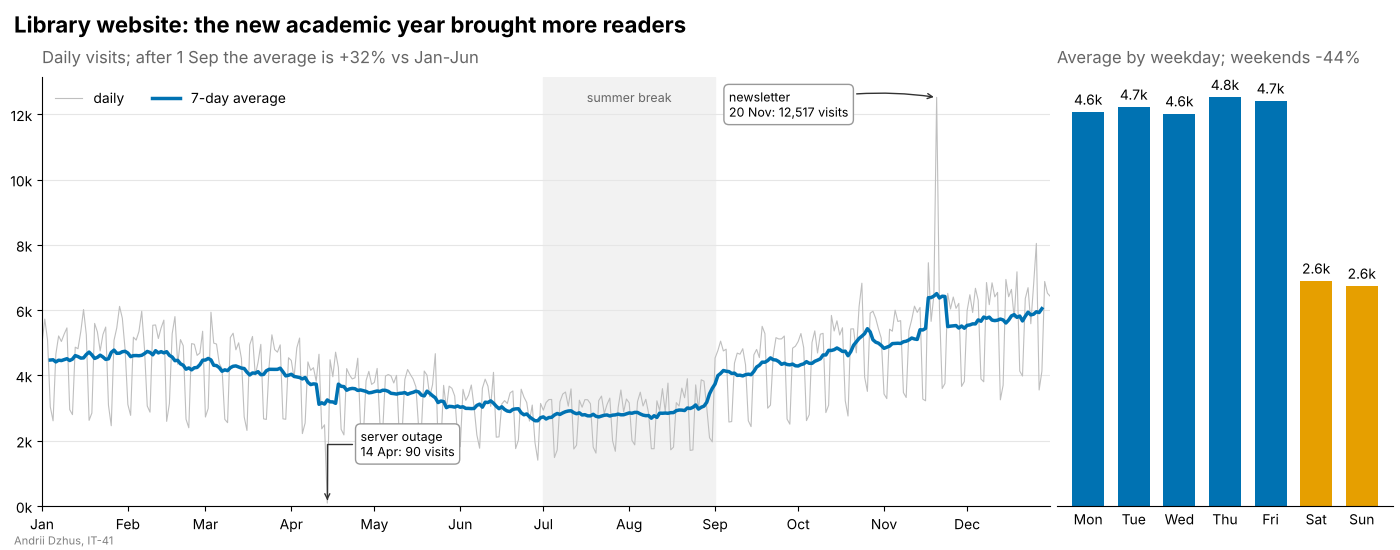

This figure's Python source:
import matplotlib.dates as mdates
import matplotlib.pyplot as plt
import numpy as np
import pandas as pd
from matplotlib.ticker import FuncFormatter

STUDENT_NAME = "Andrii Dzhus"   # ім'я та прізвище транслітерацією
STUDENT_GROUP = "IT-41"   # група

rng = np.random.default_rng(46)
# кількість відвідувачів сайту бібліотеки за день, 2025 рік
dates = pd.date_range("2025-01-01", "2025-12-31", freq="D")
day = np.arange(dates.size)
season = 1 + 0.25 * np.cos(2 * np.pi * (day - 20) / 365)      # влітку менше
weekday_factor = np.where(dates.dayofweek >= 5, 0.55, 1.0)
visits = pd.Series(
    4200 * season * weekday_factor * rng.lognormal(0, 0.08, size=dates.size),
    index=dates,
)
visits["2025-09-01":] *= 1.35                       # новий навчальний рік
visits["2025-04-14"] = 90                           # збій сервера
visits["2025-11-20"] *= 2.0                         # розсилка про нові книги
visits = visits.round()

# палітра Okabe-Ito
BLUE = "#0072B2"
ORANGE = "#E69F00"

thousands = FuncFormatter(lambda value, _pos: f"{value / 1000:.0f}k")

fig, (ax, ax_week) = plt.subplots(
    1, 2, figsize=(14, 5.5), gridspec_kw={"width_ratios": [3, 1]}
)

# --- ліворуч: щоденні відвідування й ковзне середнє ---
rolling = visits.rolling(7, center=True).mean()
ax.plot(visits.index, visits, color="0.75", linewidth=0.8, label="daily")
ax.plot(rolling.index, rolling, color=BLUE, linewidth=2.5, label="7-day average")

summer_start, summer_end = pd.Timestamp("2025-07-01"), pd.Timestamp("2025-09-01")
ax.axvspan(summer_start, summer_end, color="0.95", zorder=0)
ax.text(summer_start + (summer_end - summer_start) / 2, 0.97, "summer break",
        transform=ax.get_xaxis_transform(), ha="center", va="top", color="0.4", fontsize=9)

# події знаходимо в даних: мінімум - збій, максимум - розсилка
box = {"boxstyle": "round,pad=0.4", "facecolor": "white", "edgecolor": "0.6"}
outage_day, peak_day = visits.idxmin(), visits.idxmax()
ax.annotate(f"server outage\n{outage_day:%d %b}: {visits[outage_day]:,.0f} visits",
            xy=(outage_day, visits[outage_day]), xytext=(outage_day + pd.Timedelta(days=12), 1900),
            bbox=box, fontsize=9, va="center",
            arrowprops={"arrowstyle": "->", "connectionstyle": "angle,angleA=180,angleB=90",
                        "color": "0.2"})
ax.annotate(f"newsletter\n{peak_day:%d %b}: {visits[peak_day]:,.0f} visits",
            xy=(peak_day, visits[peak_day]), xytext=(peak_day - pd.Timedelta(days=75), 12_300),
            bbox=box, fontsize=9, va="center",
            arrowprops={"arrowstyle": "->", "connectionstyle": "arc3,rad=-0.1", "color": "0.2"})

ax.xaxis.set_major_locator(mdates.MonthLocator())
ax.xaxis.set_major_formatter(mdates.DateFormatter("%b"))
ax.yaxis.set_major_formatter(thousands)
ax.set_xlim(dates[0], dates[-1])
ax.set_ylim(0, visits.max() * 1.05)
ax.grid(axis="y", color="0.9")
ax.spines[["top", "right"]].set_visible(False)
ax.legend(loc="upper left", ncol=2, frameon=False)

new_year_mean = visits["2025-09-01":].mean()
first_half_mean = visits["2025-01-01":"2025-06-30"].mean()
growth = (new_year_mean / first_half_mean - 1) * 100
ax.set_title(f"Daily visits; after 1 Sep the average is {growth:+.0f}% vs Jan-Jun",
             loc="left", color="0.4", pad=10)

# --- праворуч: середнє за днем тижня ---
weekday_names = ["Mon", "Tue", "Wed", "Thu", "Fri", "Sat", "Sun"]
by_weekday = visits.groupby(visits.index.dayofweek).mean()
colors = [ORANGE if index >= 5 else BLUE for index in by_weekday.index]
bars = ax_week.bar(weekday_names, by_weekday.to_numpy(), color=colors, width=0.7)
ax_week.bar_label(bars, labels=[f"{v / 1000:.1f}k" for v in by_weekday], padding=3)

ax_week.set_yticks([])
ax_week.spines[["top", "right", "left"]].set_visible(False)
ax_week.tick_params(axis="x", length=0)

weekend_drop = (by_weekday.loc[5:].mean() / by_weekday.loc[:4].mean() - 1) * 100
ax_week.set_title(f"Average by weekday; weekends {weekend_drop:+.0f}%",
                  loc="left", color="0.4", pad=10)

fig.suptitle("Library website: the new academic year brought more readers",
             x=0.01, ha="left", fontsize=16, fontweight="bold")
fig.text(0.01, 0.01, f"{STUDENT_NAME}, {STUDENT_GROUP}", fontsize=8, color="gray")
fig.subplots_adjust(left=0.03, right=0.995, top=0.86, bottom=0.08, wspace=0.01)

fig.savefig("task_6.png", dpi=100)
plt.show()
